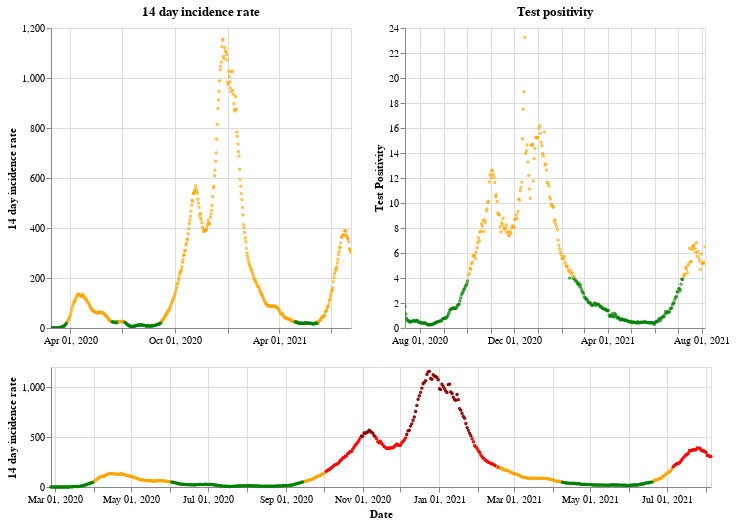

Notebook cell for this chart:
### Markdown cell above
## Wales

### Code cell
plot_traffic_light('Wales')

### Figure 1 — Vega-Lite specification as saved in the notebook (floating-point values rounded to 4 significant figures; data arrays with more than 128 entries replaced by an {"elided": "..."} marker saying what was removed)
{"config": {"view": {"continuousWidth": 400, "continuousHeight": 300}}, "vconcat": [{"hconcat": [{"mark": {"type": "point", "size": 2}, "encoding": {"color": {"condition": {"value": "green", "test": "(datum.twoWeeklyCasesRate <= 25)"}, "value": "orange"}, "tooltip": [{"type": "nominal", "field": "areaName"}, {"type": "temporal", "field": "date"}, {"type": "quantitative", "field": "twoWeeklyCasesRate"}, {"type": "quantitative", "field": "testPositivity"}], "x": {"type": "temporal", "axis": {"title": ""}, "field": "date", "scale": {"domain": {"selection": "DateBrush"}}, "timeUnit": "yearmonthdate"}, "y": {"type": "quantitative", "axis": {"title": "14 day incidence rate"}, "field": "twoWeeklyCasesRate"}}, "title": "14 day incidence rate", "width": 300}, {"mark": {"type": "point", "size": 2}, "encoding": {"color": {"condition": {"value": "green", "test": "(datum.testPositivity <= 4)"}, "value": "orange"}, "tooltip": [{"type": "nominal", "field": "areaName"}, {"type": "temporal", "field": "date"}, {"type": "quantitative", "field": "twoWeeklyCasesRate"}, {"type": "quantitative", "field": "testPositivity"}], "x": {"type": "temporal", "axis": {"title": ""}, "field": "date", "scale": {"domain": {"selection": "DateBrush"}}, "timeUnit": "yearmonthdate"}, "y": {"type": "quantitative", "axis": {"title": "Test Positivity"}, "field": "testPositivity"}}, "title": "Test positivity", "width": 300}]}, {"layer": [{"mark": {"type": "point", "size": 2}, "encoding": {"color": {"condition": {"value": "orange", "test": "(((datum.testPositivity < 4) && (datum.twoWeeklyCasesRate >= 50)) && (datum.twoWeeklyCasesRate < 200))"}, "value": "red"}, "opacity": {"condition": {"value": 1, "test": "((datum.twoWeeklyCasesRate >= 50) && (datum.twoWeeklyCasesRate < 500))"}, "value": 0}, "tooltip": [{"type": "nominal", "field": "areaName"}, {"type": "temporal", "field": "date"}, {"type": "quantitative", "field": "twoWeeklyCasesRate"}, {"type": "quantitative", "field": "testPositivity"}], "x": {"type": "temporal", "axis": {"title": "Date"}, "field": "date", "timeUnit": "yearmonthdate"}, "y": {"type": "quantitative", "axis": {"title": "14 day incidence rate"}, "field": "twoWeeklyCasesRate"}}, "selection": {"DateBrush": {"type": "interval", "encodings": ["x"], "fields": ["Time"]}}}, {"mark": {"type": "point", "size": 2}, "encoding": {"color": {"value": "darkred"}, "opacity": {"condition": {"value": 1, "test": "(datum.twoWeeklyCasesRate >= 500)"}, "value": 0}, "tooltip": [{"type": "nominal", "field": "areaName"}, {"type": "temporal", "field": "date"}, {"type": "quantitative", "field": "twoWeeklyCasesRate"}, {"type": "quantitative", "field": "testPositivity"}], "x": {"type": "temporal", "axis": {"title": "Date"}, "field": "date", "timeUnit": "yearmonthdate"}, "y": {"type": "quantitative", "axis": {"title": "14 day incidence rate"}, "field": "twoWeeklyCasesRate"}}}, {"mark": {"type": "point", "size": 2}, "encoding": {"color": {"condition": {"value": "green", "test": "((datum.testPositivity < 4) && (datum.twoWeeklyCasesRate < 50))"}, "value": "orange"}, "opacity": {"condition": {"value": 1, "test": "(datum.twoWeeklyCasesRate < 50)"}, "value": 0}, "tooltip": [{"type": "nominal", "field": "areaName"}, {"type": "temporal", "field": "date"}, {"type": "quantitative", "field": "twoWeeklyCasesRate"}, {"type": "quantitative", "field": "testPositivity"}], "x": {"type": "temporal", "axis": {"title": "Date"}, "field": "date", "timeUnit": "yearmonthdate"}, "y": {"type": "quantitative", "axis": {"title": "14 day incidence rate"}, "field": "twoWeeklyCasesRate"}}}], "height": 120, "width": 660}], "data": {"name": "data-a5cf76df1b79e80ff5dcdf96ac58dffe"}, "$schema": "https://vega.github.io/schema/vega-lite/v4.8.1.json", "datasets": {"data-a5cf76df1b79e80ff5dcdf96ac58dffe": {"elided": "526 records"}}}
